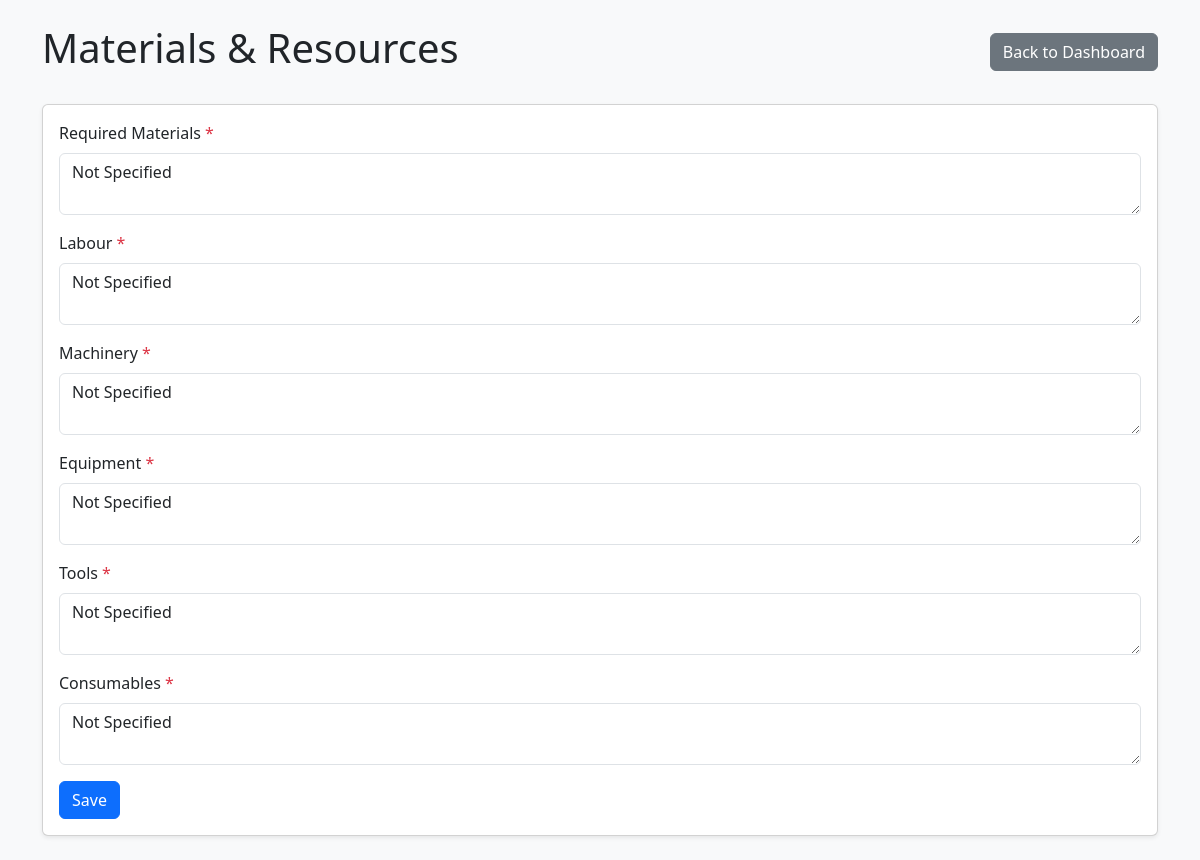
Page /materials-resources/45/ (signed in) on the committed database.
### login/models.py (models this page shows, shortened)
class MaterialsAndResources(models.Model):
    project = models.OneToOneField(Project, on_delete=models.CASCADE, primary_key=True)
    required_materials = models.TextField(default="Not Specified")
    labour = models.TextField(default="Not Specified")
    machinery = models.TextField(default="Not Specified")
    equipment = models.TextField(default="Not Specified")
    tools = models.TextField(default="Not Specified")
    consumables = models.TextField(default="Not Specified")

### login/views.py (the view)
# urls.py: path('materials-resources/<str:project_id>/', views.materials_resources_view, name='materials_resources'),
def materials_resources_view(request, project_id):
    if 'userid' not in request.session:
        messages.error(request, 'Please log in to access this page')
        return redirect('new_user_login')
    try:
        user = UserRegistration.objects.get(userid=request.session['userid'])
        if user.group.name == 'Managers':  # Adjust this condition based on how you store user groups
            project = Project.objects.get(project_id=project_id)  # Managers can access any project
        else:
            project = Project.objects.get(
                project_id=project_id,
                user=user
            )
        materials_resources, created = MaterialsAndResources.objects.get_or_create(
            project=project
        )
        if request.method == 'POST':
            form = MaterialsAndResourcesForm(request.POST, instance=materials_resources)
            if form.is_valid():
                form.save()
                messages.success(request, 'Data has been saved successfully!')
                return redirect('materials_resources', project_id=project_id)
        else:
            form = MaterialsAndResourcesForm(instance=materials_resources)
        return render(request, 'material_resources.html', {
            'form': form,
            'project': project
        })
    except UserRegistration.DoesNotExist:
        messages.error(request, 'User not found')
        return redirect('new_user_login')
    except Project.DoesNotExist:
        messages.error(request, 'Project not found or access denied')
        return redirect('portal')

### login/templates/material_resources.html (shortened to what this page needs)
<!DOCTYPE html>
<html lang="en">
<head>
    <link href="https://cdnjs.cloudflare.com/ajax/libs/bootstrap/5.3.2/css/bootstrap.min.css" rel="stylesheet">
</head>
<body class="bg-light">
    <div class="container py-4">
        <div class="row">
            <div class="col-12">
                <div class="d-flex justify-content-between align-items-center mb-4">
                    <h1>Materials & Resources</h1>
                    <a href="{% url 'dashboard' project_id=project.project_id %}" class="btn btn-secondary">Back to Dashboard</a>
                </div>
                <div class="card shadow-sm">
                    <div class="card-body">
                        <form method="post">
                            <div class="mb-3">
                                <label for="{{ form.required_materials.id_for_label }}" class="form-label">Required Materials <span class="text-danger">*</span></label>
                                {{ form.required_materials }}
                            </div>
                            <div class="mb-3">
                                <label for="{{ form.labour.id_for_label }}" class="form-label">Labour <span class="text-danger">*</span></label>
                                {{ form.labour }}
                            </div>
                            <div class="mb-3">
                                <label for="{{ form.machinery.id_for_label }}" class="form-label">Machinery <span class="text-danger">*</span></label>
                                {{ form.machinery }}
                            </div>
                            <div class="mb-3">
                                <label for="{{ form.equipment.id_for_label }}" class="form-label">Equipment <span class="text-danger">*</span></label>
                                {{ form.equipment }}
                            </div>
                            <div class="mb-3">
                                <label for="{{ form.tools.id_for_label }}" class="form-label">Tools <span class="text-danger">*</span></label>
                                {{ form.tools }}
                            </div>
                            <div class="mb-3">
                                <label for="{{ form.consumables.id_for_label }}" class="form-label">Consumables <span class="text-danger">*</span></label>
                                {{ form.consumables }}
                            </div>
                            <button type="submit" class="btn btn-primary">Save</button>
                        </form>
                    </div>
                </div>
            </div>
        </div>
    </div>
</body>
</html>

### rows in the picture
MaterialsAndResources: required_materials "Not Specified", labour "Not Specified", machinery "Not Specified", equipment "Not Specified", tools "Not Specified", consumables "Not Specified"
